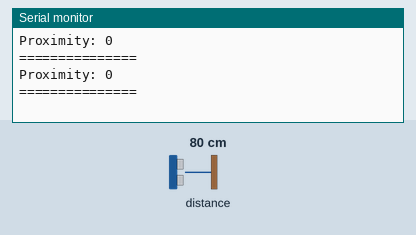
This sketch was run on a simulated ESP32. Parts: the last lines printed to the serial monitor. The test bench sets the inputs (shaded band); at power-on: distance to the obstacle 80 cm.

Above: at 3.8 s.
3.9 s: distance to the obstacle set to 2 cm
At 6.9 s:
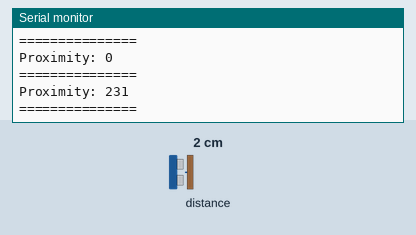
7.8 s: distance to the obstacle set to 4 cm
At 9.3 s:
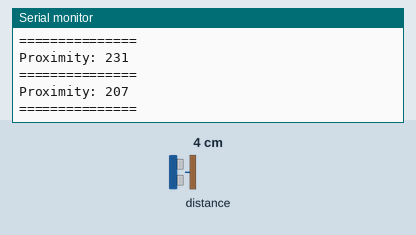
Timing chart, 0 to 10.8 s (numbered marks = the images above; inputs shaded):
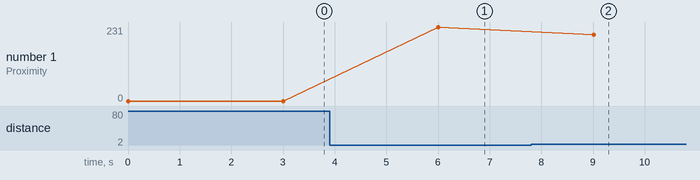

The sketch:

Exercise_08_APDS9960_Proximity.ino
```cpp
/*
 * Hibiscus Sense - Exercise 08 APDS9960 (Proximity)
 *
 * There is 1x APDS9960, a proximity sensor.
 * The sensor sense proximity, gesture, ambient light and rgb color.
 * This sensor is interfaced to the I2C of ESP32 microcontroller.
 *
 * Therefore in the sketch,
 * we will use an Arduino library: Adafruit_APDS9960 from Adafruit, to acquire proximity value.
 *
 */

// include the Adafruit_APDS9960 header file.
#include <Adafruit_APDS9960.h>

// instance of the Adafruit_APDS9960 class named as apds.
Adafruit_APDS9960 apds;

void setup() {

  // Initialize the serial communication with baud rate 9600bps.
  Serial.begin(115200);
  // Initialize APDS9960 sensor and if the connection is not successful,
  // print the failed status to the Serial Monitor.
  if (!apds.begin()){
    Serial.println("Failed to find Hibiscus Sense APDS9960 chip");
  }

  // enable the proximity mode on APDS9960
  apds.enableProximity(true);
}

void loop() {

  // to acquire APDS9960 proximity value,
  // we need to call apds.readProximity() function from apds instance.
  // The proximity values range from 0-255, 255 is the nearest proximity value.

  Serial.print("Proximity: ");
  Serial.println(apds.readProximity());

  Serial.println("===============");

  delay(3000);

}
```

Measured:
- after the input at 3.9 s, the serial monitor: prints a new line after 2.1 s (image 1)
- after the input at 7.8 s, the serial monitor: prints a new line after 1.2 s (image 2)
- plotted number 1: 0 → 231 after the input at 3.9 s, 231 → 207 after the input at 7.8 s
